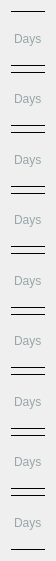
    <widget class="QWidget" name="verticalLayoutWidget_3">
     <property name="geometry">
      <rect>
       <x>950</x>
       <y>80</y>
       <width>55</width>
       <height>561</height>
      </rect>
     </property>
     <layout class="QVBoxLayout" name="totaldaysLabels">
      <item>
       <widget class="QLabel" name="label_6">
        <property name="styleSheet">
         <string notr="true">color: #98A6A8;
border-top: 1px solid black;
border-bottom: 1px solid black;</string>
        </property>
        <property name="text">
         <string>Days</string>
        </property>
       </widget>
      </item>
      <item>
       <widget class="QLabel" name="label_5">
        <property name="styleSheet">
         <string notr="true">color: #98A6A8;
border-top: 1px solid black;
border-bottom: 1px solid black;</string>
        </property>
        <property name="text">
         <string>Days</string>
        </property>
       </widget>
      </item>
      <item>
       <widget class="QLabel" name="label_4">
        <property name="styleSheet">
         <string notr="true">color: #98A6A8;
border-top: 1px solid black;
border-bottom: 1px solid black;</string>
        </property>
        <property name="text">
         <string>Days</string>
        </property>
       </widget>
      </item>
      <item>
       <widget class="QLabel" name="label_7">
        <property name="styleSheet">
         <string notr="true">color: #98A6A8;
border-top: 1px solid black;
border-bottom: 1px solid black;</string>
        </property>
        <property name="text">
         <string>Days</string>
        </property>
       </widget>
      </item>
      <item>
       <widget class="QLabel" name="label_9">
        <property name="styleSheet">
         <string notr="true">color: #98A6A8;
border-top: 1px solid black;
border-bottom: 1px solid black;</string>
        </property>
        <property name="text">
         <string>Days</string>
        </property>
       </widget>
      </item>
      <item>
       <widget class="QLabel" name="label_8">
        <property name="styleSheet">
         <string notr="true">color: #98A6A8;
border-top: 1px solid black;
border-bottom: 1px solid black;</string>
        </property>
        <property name="text">
         <string>Days</string>
        </property>
       </widget>
      </item>
      <item>
       <widget class="QLabel" name="label_3">
        <property name="styleSheet">
         <string notr="true">color: #98A6A8;
border-top: 1px solid black;
border-bottom: 1px solid black;</string>
        </property>
        <property name="text">
         <string>Days</string>
        </property>
       </widget>
      </item>
      <item>
       <widget class="QLabel" name="label_2">
        <property name="styleSheet">
         <string notr="true">color: #98A6A8;
border-top: 1px solid black;
border-bottom: 1px solid black;</string>
        </property>
        <property name="text">
         <string>Days</string>
        </property>
       </widget>
      </item>
      <item>
       <widget class="QLabel" name="label">
        <property name="styleSheet">
         <string notr="true">color: #98A6A8;
border-top: 1px solid black;
border-bottom: 1px solid black;</string>
        </property>
        <property name="text">
         <string>Days</string>
        </property>
       </widget>
      </item>
     </layout>
    </widget>
